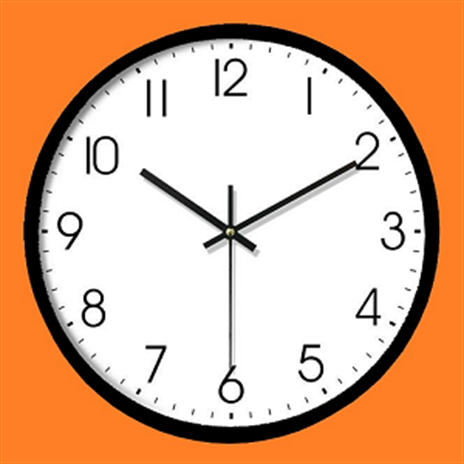
#> input picture images/clock.png, 464 x 464 px; the run also reads 1 picture not shown here
$ python read_clock.py
#> lines starting #> are read from the running program, lines starting #| are printed output that depends on the picture; after the words box and inside, x2 and y2 are one past the last pixel; in counts of white or black regions, pixels touching at a corner belong together
import cv2
import numpy as np

# Load template image of a clock face
template = cv2.imread('images/clock_template.png', 0)
#> template: shape (2700, 2700); every value is 0

# Load image
image = cv2.imread('images/clock.png')
#> image is the input picture: shape (464, 464, 3); mean B, G, R 144.9, 177.3, 223.7
gray = cv2.cvtColor(image, cv2.COLOR_BGR2GRAY)
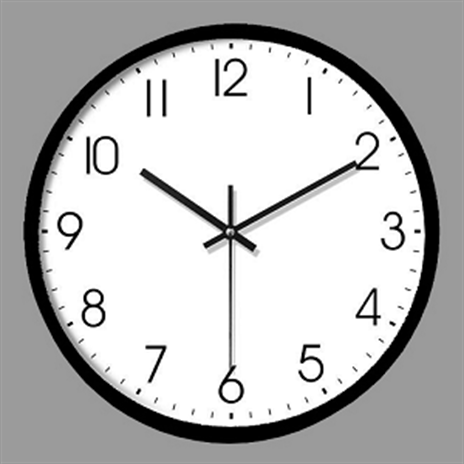
#> gray: shape (464, 464); min 0, max 255, mean 187.4

# Apply Gaussian blur
blur = cv2.GaussianBlur(gray, (5, 5), 0)
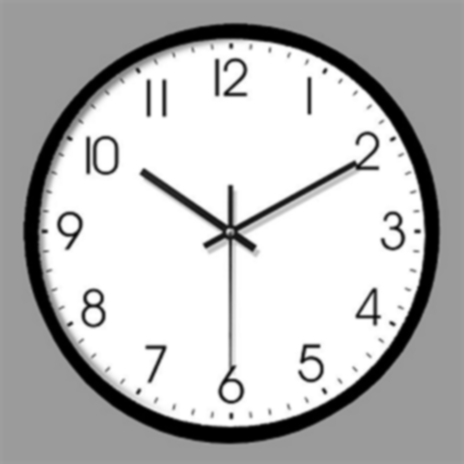
#> blur: shape (464, 464); min 0, max 255, mean 187.4

# Apply edge detection
edges = cv2.Canny(blur, 50, 150)
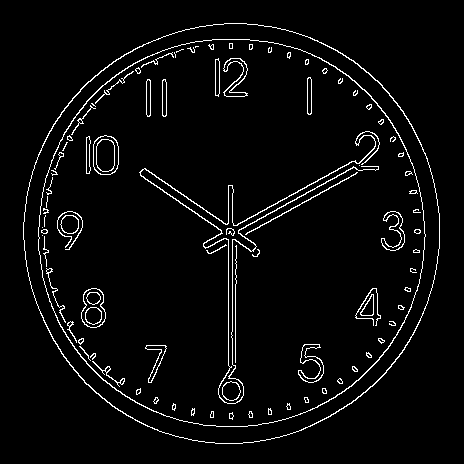
#> edges: shape (464, 464); 3.9% white in thin lines or dots, all inside (x1, y1, x2, y2) = (23, 23, 440, 444)

# Hough Circle Transform
circles = cv2.HoughCircles(edges, cv2.HOUGH_GRADIENT, dp=1, minDist=20, param1=50, param2=30, minRadius=0, maxRadius=0)
#> circles = 158 rows, first 8: [203.5, 235.5, 180.9], [271.5, 230.5, 168.8], [245.5, 190.5, 166.9], [184.5, 228.5, 162.1], [232.5, 169.5, 147.9], [129.5, 241.5, 106.4], [322.5, 299.5, 95.9], [267.5, 192.5, 157.5]

# Template matching threshold
threshold = 0.8

if circles is not None:
    circles = np.uint16(np.around(circles))
#> circles = 158 rows, first 8: [204, 236, 181], [272, 230, 169], [246, 190, 167], [184, 228, 162], [232, 170, 148], [130, 242, 106], [322, 300, 96], [268, 192, 158]

    for circle in circles[0, :]:
        center = (circle[0], circle[1])
        radius = circle[2]

        # Extract region of interest
        # Convert image data to np.int32 before creating ROI to prevent overflow
        roi = gray[np.int32(circle[1])-radius:np.int32(circle[1])+radius, np.int32(circle[0])-radius:np.int32(circle[0])+radius]

        # Resize template to match size of roi
        new_width = roi.shape[1]
        new_height = roi.shape[0]
        print(new_width)
        print(new_height)
        template_resized = cv2.resize(template, (new_width, new_height))

        # Perform template matching
        result = cv2.matchTemplate(roi, template_resized, cv2.TM_CCOEFF_NORMED)
        _, max_val, _, _ = cv2.minMaxLoc(result)

        # If maximum correlation value exceeds threshold, consider it a clock
        if max_val > threshold:
            # Draw circle
            cv2.circle(image, center, radius, (0, 255, 0), 2)
            break
#> this loop made 1 pass
#> (center, radius, new_width, new_height, result, max_val) on pass 1: ((204, 236), 181, 362, 362, [1], 1)
#| 362
#| 362
#> pass 1, `roi = gray[np.int32(circle[1])-radius:np.int32(circle[1])+radius, np.i..`:
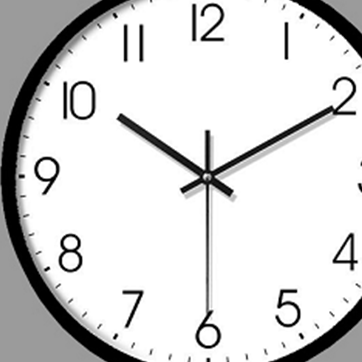
#> roi: shape (362, 362); min 0, max 255, mean 214
#> after the loop:
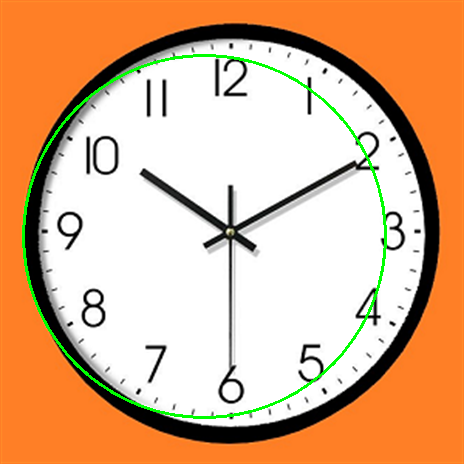
#> image: shape (464, 464, 3); 1.54% of pixels changed, all inside (x1, y1, x2, y2) = (22, 54, 387, 419)


# Display result
cv2.imshow('Clock Detection', image)
cv2.waitKey(0)
cv2.destroyAllWindows()
